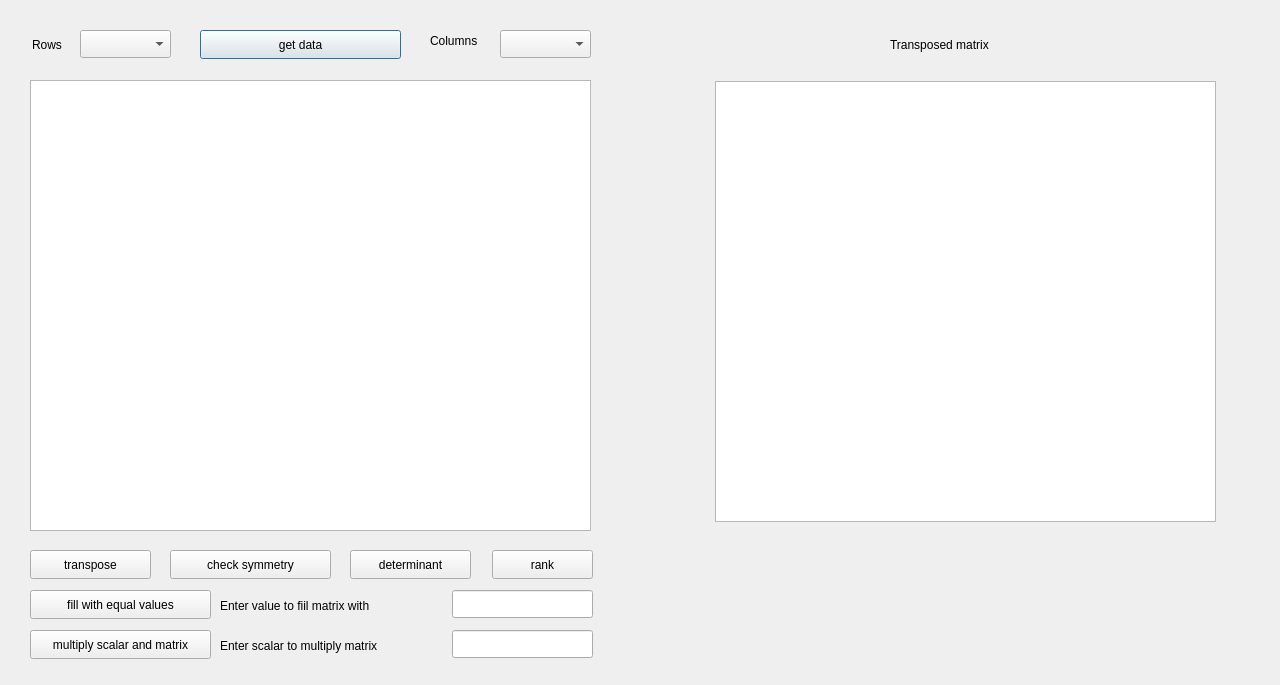
<?xml version="1.0" encoding="UTF-8"?>
<ui version="4.0">
 <class>DialogMatrix1</class>
 <widget class="QDialog" name="DialogMatrix1">
  <property name="geometry">
   <rect>
    <x>0</x>
    <y>0</y>
    <width>1280</width>
    <height>685</height>
   </rect>
  </property>
  <property name="windowTitle">
   <string>Dialog</string>
  </property>
  <widget class="QComboBox" name="comboBoxRows">
   <property name="geometry">
    <rect>
     <x>80</x>
     <y>30</y>
     <width>91</width>
     <height>28</height>
    </rect>
   </property>
  </widget>
  <widget class="QComboBox" name="comboBoxColumns">
   <property name="geometry">
    <rect>
     <x>500</x>
     <y>30</y>
     <width>91</width>
     <height>28</height>
    </rect>
   </property>
  </widget>
  <widget class="QTableWidget" name="tableWidget">
   <property name="geometry">
    <rect>
     <x>30</x>
     <y>80</y>
     <width>561</width>
     <height>451</height>
    </rect>
   </property>
  </widget>
  <widget class="QPushButton" name="getDataButton">
   <property name="geometry">
    <rect>
     <x>200</x>
     <y>30</y>
     <width>201</width>
     <height>29</height>
    </rect>
   </property>
   <property name="text">
    <string>get data</string>
   </property>
  </widget>
  <widget class="QPushButton" name="checkSymmetryButton">
   <property name="geometry">
    <rect>
     <x>170</x>
     <y>550</y>
     <width>161</width>
     <height>29</height>
    </rect>
   </property>
   <property name="text">
    <string>check symmetry</string>
   </property>
  </widget>
  <widget class="QPushButton" name="detButton">
   <property name="geometry">
    <rect>
     <x>350</x>
     <y>550</y>
     <width>121</width>
     <height>29</height>
    </rect>
   </property>
   <property name="text">
    <string>determinant</string>
   </property>
  </widget>
  <widget class="QPushButton" name="rankButton">
   <property name="geometry">
    <rect>
     <x>492</x>
     <y>550</y>
     <width>101</width>
     <height>29</height>
    </rect>
   </property>
   <property name="text">
    <string>rank</string>
   </property>
  </widget>
  <widget class="QTableWidget" name="transposeTableWidget">
   <property name="geometry">
    <rect>
     <x>715</x>
     <y>81</y>
     <width>501</width>
     <height>441</height>
    </rect>
   </property>
  </widget>
  <widget class="QPushButton" name="transposeButton">
   <property name="geometry">
    <rect>
     <x>30</x>
     <y>550</y>
     <width>121</width>
     <height>29</height>
    </rect>
   </property>
   <property name="text">
    <string>transpose</string>
   </property>
  </widget>
  <widget class="QLabel" name="label">
   <property name="geometry">
    <rect>
     <x>890</x>
     <y>29</y>
     <width>191</width>
     <height>31</height>
    </rect>
   </property>
   <property name="text">
    <string>Transposed matrix</string>
   </property>
  </widget>
  <widget class="QPushButton" name="fillButton">
   <property name="geometry">
    <rect>
     <x>30</x>
     <y>590</y>
     <width>181</width>
     <height>29</height>
    </rect>
   </property>
   <property name="text">
    <string>fill with equal values</string>
   </property>
  </widget>
  <widget class="QLineEdit" name="valueEdit">
   <property name="geometry">
    <rect>
     <x>452</x>
     <y>590</y>
     <width>141</width>
     <height>28</height>
    </rect>
   </property>
  </widget>
  <widget class="QLabel" name="label_2">
   <property name="geometry">
    <rect>
     <x>220</x>
     <y>590</y>
     <width>191</width>
     <height>31</height>
    </rect>
   </property>
   <property name="text">
    <string>Enter value to fiil matrix with</string>
   </property>
  </widget>
  <widget class="QPushButton" name="scalarMultButton">
   <property name="geometry">
    <rect>
     <x>30</x>
     <y>630</y>
     <width>181</width>
     <height>29</height>
    </rect>
   </property>
   <property name="text">
    <string>multiply scalar and matrix</string>
   </property>
  </widget>
  <widget class="QLineEdit" name="scalarEdit">
   <property name="geometry">
    <rect>
     <x>452</x>
     <y>630</y>
     <width>141</width>
     <height>28</height>
    </rect>
   </property>
  </widget>
  <widget class="QLabel" name="label_3">
   <property name="geometry">
    <rect>
     <x>220</x>
     <y>630</y>
     <width>201</width>
     <height>31</height>
    </rect>
   </property>
   <property name="text">
    <string>Enter scalar to multiply matrix </string>
   </property>
  </widget>
  <widget class="QLabel" name="label_4">
   <property name="geometry">
    <rect>
     <x>32</x>
     <y>29</y>
     <width>51</width>
     <height>31</height>
    </rect>
   </property>
   <property name="text">
    <string>Rows</string>
   </property>
  </widget>
  <widget class="QLabel" name="label_5">
   <property name="geometry">
    <rect>
     <x>430</x>
     <y>20</y>
     <width>63</width>
     <height>41</height>
    </rect>
   </property>
   <property name="text">
    <string>Columns</string>
   </property>
  </widget>
 </widget>
 <resources/>
 <connections/>
</ui>
